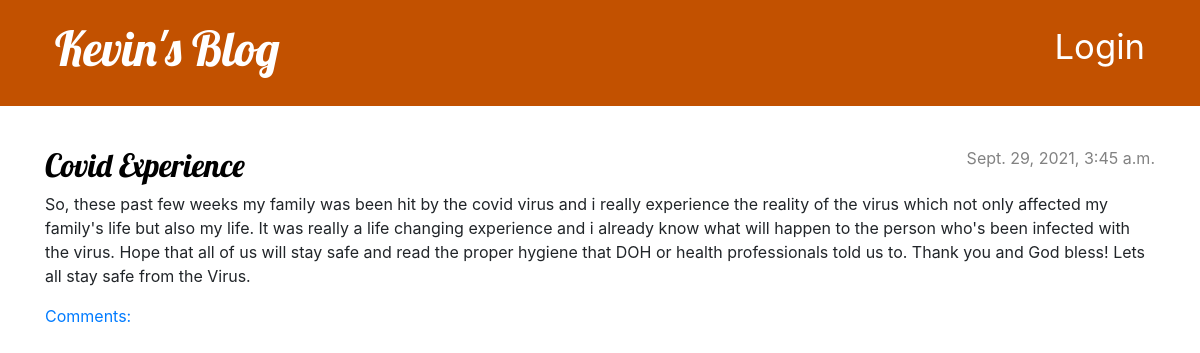
The page / on the database its author committed.
### blog/models.py (models this page shows, shortened)
class Post(models.Model):
    author = models.ForeignKey(settings.AUTH_USER_MODEL, on_delete=models.CASCADE)
    title = models.CharField(max_length=200)
    text = models.TextField()
    created_date = models.DateTimeField(default=timezone.now)
    published_date = models.DateTimeField(blank=True, null=True)

### blog/views.py (the view)
# urls.py: path('', views.post_list, name='post_list'),
def post_list(request):
    posts = Post.objects.filter(published_date__lte=timezone.now()).order_by('published_date')
    return render(request, 'blog/post_list.html', {'posts':posts})

### blog/templates/blog/post_list.html
{% extends 'blog/base.html' %}
{% block content %}
    {% for post in posts %}
        <article class="post">
            <time class="date">
                {{ post.published_date }}
            </time>
            <h2><a href="{% url 'post_detail' pk=post.pk %}">{{ post.title }}</a></h2>
            <p>{{ post.text|linebreaksbr }}</p>
            <a href="{% url 'post_detail' pk=post.pk %}">Comments: {{ post.approved_comments.count }}</a>
        </article>
    {% endfor %}
{% endblock %}

### blog/static/css/blog.css (style rules this page uses)
h1, h2, h3, h4 { font-family: 'Lobster', cursive; }
.date { color: #828282; }
.post { margin-bottom: 70px; }
.post h2 a, .post h2 a:visited { color: #000000; }
.post > .date, .post > .actions { float: right; }

### rows shown on the page
Post: published_date "Sept. 29, 2021, 3:45 a.m.", title "Covid Experience", text "So, these past few weeks my family was been hit by the covid virus and i really experience the reality of the virus which not only affected my family's life but also my life. It was really a life changing experience and i already know what will happen to the person who's been infected with the virus. Hope that all of us will stay safe and read the proper hygiene that DOH or health professionals told us to. Thank you and God bless! Lets all stay safe from the Virus."
